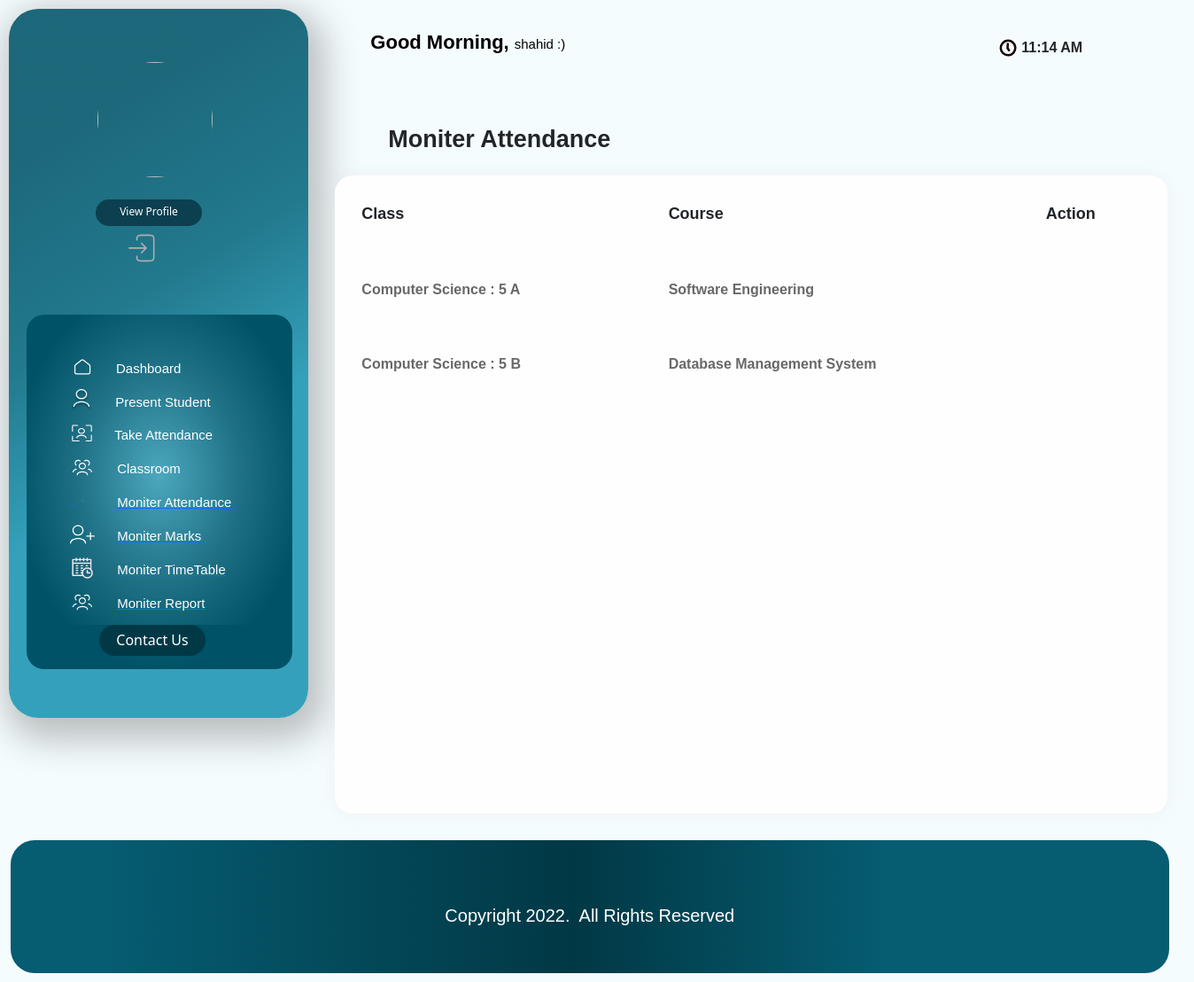
Page /teacher/CS03/41/Classes/ (signed in) on the earlier database version.
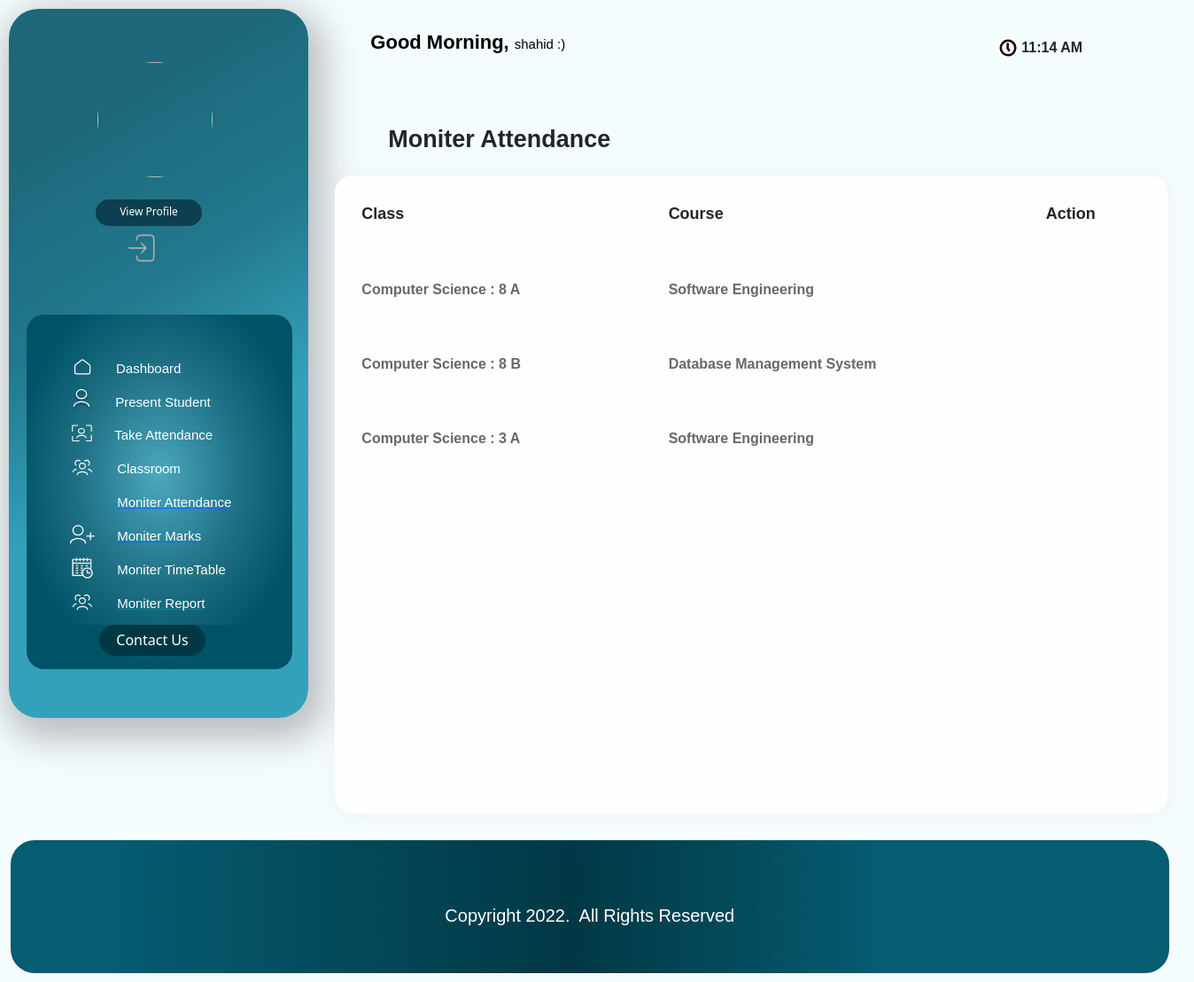
Same page on the later database version.
### info/models.py (models this page shows, shortened)
class User(AbstractUser):
    @property
    def is_student(self):
        if hasattr(self, 'student'):
            return True
        return False

class Assign(models.Model):
    class_id = models.ForeignKey(Class, on_delete=models.CASCADE)
    course = models.ForeignKey(Course, on_delete=models.CASCADE)
    teacher = models.ForeignKey(Teacher, on_delete=models.CASCADE)
    class Meta:
        unique_together = (('course', 'class_id', 'teacher'),)

class Class(models.Model):
    id = models.CharField(primary_key='True', max_length=100)
    dept = models.ForeignKey(Dept, on_delete=models.CASCADE)
    section = models.CharField(max_length=100)
    sem = models.IntegerField()
    class Meta:
        verbose_name_plural = 'classes'
    def __str__(self):
        d = Dept.objects.get(name=self.dept)
        return '%s : %d %s' % (d.name, self.sem, self.section)

class Dept(models.Model):
    id = models.CharField(primary_key='True', max_length=100)
    name = models.CharField(max_length=200)
    def __str__(self):
        return self.name

class Course(models.Model):
    dept = models.ForeignKey(Dept, on_delete=models.CASCADE)
    id = models.CharField(primary_key='True', max_length=50)
    name = models.CharField(max_length=50)
    shortname = models.CharField(max_length=50, default='X')
    def __str__(self):
        return self.name

### info/views.py (the view)
# urls.py: path('teacher/<slug:teacher_id>/<int:choice>/Classes/', views.t_clas, name='t_clas'),
@login_required
def t_clas(request, teacher_id, choice):
    teacher1 = get_object_or_404(Teacher, id=teacher_id)
    return render(request, 'info/t_clas.html', {'teacher1': teacher1, 'choice': choice,'date': g, 'time': current_time})

### info/templates/info/t_clas.html (shortened to what this page needs)
<!DOCTYPE html>
<html lang="en">
<head>
     <link href="https://cdn.jsdelivr.net/npm/bootstrap@5.2.0-beta1/dist/css/bootstrap.min.css" rel="stylesheet">
</head>
<body style="background-color: rgba(245, 252, 253, 0.94)">
  <div    >
    <div class="maiin">
        <div class="upcnt">
            <div class="uplftcnt">
                <div class="primg">
                  <img src="/ImagesAttendance/{{ user.teacher.image }}" alt="">
                </div>
                <div class="prdet">
                    <div class="btnttl">
                      <a style="text-decoration:none ;" href="/viewprofile"><div  class="vp"> View Profile</div></a>
                    </div>
                    <div class="lgout" style="margin-left: 135px; margin-top: 0px; "><a href="{% url 'logout'%}"><img style=" width: 30px; height:50px;" src="/ImagesAttendance/info/images/lgout.svg" alt=""> </a></div>
                </div>
                <div class="navico">
                <div class="upici">
                  <a href="/index" style="color:white;text-decoration:none;">
                    <div class="icco">
                    <div class="icim"><img style="width: 26px; height:26px; "  src="/ImagesAttendance/info/images/House_02.svg"> </div>
                    <div class="icttl"> Dashboard</div>
                    </div>
                  </a>
                  <a href="/present_student" style="color:white;text-decoration:none;">
                    <div class="icco">
                    <div class="icim">&nbsp;<img style="width: 26px; height:25px; margin-left: -5px;"  src="/ImagesAttendance/info/images/prstu.svg"> </div>
                    <div class="icttl">Present Student </div>
                    </div>
                  </a>
                  <a href="/TakeAttendance" style="color:white;text-decoration:none;">
                    <div class="icco">
                    <div class="icim">&nbsp;<img style="width: 23px; height:23px; margin-left: -3px; "  src="/ImagesAttendance/info/images/tkatn.svg"> </div>
                    <div class="icttl">Take Attendance </div>
                    </div>
                  </a>
                  <a href="/class_room" style="color:white;text-decoration:none;">
                    <div class="icco">
                    <div class="icim">&nbsp;<img style="width: 28px; height:28px; margin-left: -5px;"  src="/ImagesAttendance/info/images/clsrm.svg"> </div>
                    <div class="icttl">Classroom</div>
                    </div>
                  </a>
                  <a href="{% url 't_clas' request.user.teacher.id 1 %}">
                      <div class="icco">
                          <div class="icim">&nbsp;<img style="width: 28px; height:28px; margin-left: -5px;"  src="/ImagesAttendance/info/images/editico.svg"> </div>
                          <div class="icttl">Moniter Attendance</div>
                          </div>
                    </a>
                    <a href="{% url 't_clas' request.user.teacher.id 2 %}">
                      <div class="icco">
                          <div class="icim">&nbsp;<img style="width: 28px; height:28px; margin-left: -5px;"  src="/ImagesAttendance/info/images/adstu.svg"> </div>
                          <div class="icttl">Moniter Marks</div>
                          </div>
                    </a>
                    <a href="{% url 't_timetable' request.user.teacher.id %}">
                      <div class="icco">
                      <div class="icim">&nbsp;<img style="width: 28px; height:28px; margin-left: -5px;"  src="/ImagesAttendance/info/images/ttbl.png"> </div>
                      <div class="icttl">Moniter TimeTable</div>
                      </div>
                   </a>
                   <a href="{% url 't_clas' request.user.teacher.id 3 %}">
                      <div class="icco">
                      <div class="icim">&nbsp;<img style="width: 28px; height:28px; margin-left: -5px;"  src="/ImagesAttendance/info/images/clsrm.svg"> </div>
                      <div class="icttl">Moniter Report</div>
                      </div>
                  </a>
                 </div>
                 <div style=" margin-top: -20px; background-color: transparent   " class="dwic"  >
                  <a style="text-decoration:none  ; background-color: #005266;" href="/contactus"> <div style="background-color: #013845;" class="cntus"><span>Contact Us</span> </div></a>
                </div>
               </div>
            </div>
            <div class="upritcnt">
                <div class="tagg">
                    <div class="greet">Good Morning,<span>{{request.user}} :)</span> </div>
                    <div class="timee">
                        <div class="timeeimg"> <img style="width: 20px; height:20px" src="/ImagesAttendance/info/images/tico.svg"></img> </div>
                        <div class="tym"> {{time}}</div>
                    </div>
                </div>
                <div class="Attendance">
                    <div class="titl">
                      <div>Moniter Attendance</div>
                    </div>
                    <div style="height: 90vh;" class="prescont">
                <table id="studnt" >
                    <thead >
                      <tr  >
                          <th style="font-size: 18px;" >Class</th>
                          <th style="font-size: 18px;">Course</th>
                          <th style="font-size: 18px;">Action</th>
                      </tr>
                    </thead>
                    {% for ass in teacher1.assign_set.all %}
                    <tbody>
                    <tr >
                        <td style="color: #686868;" ><b>{{ ass.class_id }}</b></td>
                        <td style="color: #686868;"><b>{{ ass.course }}</b></td>
                        <td>
                        </td>
                    </tr>
                            {% endfor %}
                  </tbody>
                </table>
              </div>
            </div>
        </div>
    </div>
    <div  class="dwncnt">
    <div class="cpr">Copyright 2022.&nbsp; All Rights Reserved</div>
    </div>
</div>
</div>
</body>
</html>

### info/templates/info/t_clas.html (style rules this page uses)
.maiin { display: flex; flex-direction: column; }
.upcnt { display: flex; }
.uplftcnt { height: 800px; width: 338.33px; margin: 10px; background: linear-gradient(328.91deg, rgba(0, 136, 168, 0.79) 38.23%, rgba(14, 108, 130, 0.912112) 59.45%, rgba(19, 97, 116, 0.958605) 83.69%); box-shadow: 7px 13px 42px 11px rgba(0, 0, 0, 0.25); border-radius: 33px; display: flex; flex-direction: column; }
.greet { font-family: 'Hammersmith One', sans-serif; font-weight: 600; font-size: 22px; line-height: 35px; text-align: center; margin-left: 60px; color: #000000; }
.greet span { font-size: 15px; margin-left: 6px; font-weight: 400; }
.tagg { display: flex; gap: 490px; margin-top: 30px; }
.timee { display: flex; gap: 5px; margin-top: 10px; margin-right: 8px; }
.tym { font-family: 'DM Sans', sans-serif; font-weight: 600; margin-top: 2px; }
.primg { border-radius: 100px; width: 130px; height: 130px; margin-top: 60px; margin-left: 100px; display: flex; justify-content: center; align-items: center; }
.primg img { border-radius: 100px; width: 130px; height: 130px; }
.navico { margin-left: 20px; margin-right: 20px; margin-top: 50px; height: 400px; width: 300px; background: radial-gradient(54.74% 54.74% at 49.91% 45.32%, #4BA8BE 0%, #207185 55.32%, #005266 100%); border-radius: 20px; }
.btnttl { height: 30px; width: 120px; border-radius: 20px; background-color: #0C3F4F; display: flex; justify-content: center; margin-top: 7px; font-size: 12px; margin-left: 98px; }
.vp { margin-top: 5px; color: #FFFFFF; }
.upici { margin-top: 45px; }
.icco { display: flex; gap: 25px; margin-top: 10px; }
.icim { margin-left: 50px; color: #FFFFFF; }
.icttl { color: #FFFFFF; font-family: 'DM Sans', sans-serif; font-size: 15px; margin-top: 5px; }
.dwic { width: 270px; height: 100px; border-radius: 20px; margin-left: 12px; }
.dwic { background: #071E23; display: flex; flex-direction: column; gap: 10px; justify-items: center; justify-content: center ; margin-top: 50px; }
.ttlh ,.cntus { margin-left: 70px; }
.cntus { color: white; background-color: #116782; width: 120px; display: flex; justify-content: center; height: 35px; border-radius: 100px; }
.cntus span { margin-top: 5px; }
.dwncnt { width: 97vw; height: 150px; background: linear-gradient(90deg, #065C71 8.33%, #013845 48.52%, #065C71 75.37%); border-radius: 27px; margin-left: 12px; margin-bottom: 10px; margin-top: 10px; display: flex; justify-content: space-around; }
.cpr { margin-top: 70px; color: #FFFFFF; font-family: 'DM Sans', sans-serif; font-size: 20px; }
.titl { font-family: 'DM Sans', sans-serif; font-size: 27px; font-weight: 700; margin-top: 70px; margin-left: 80px; margin-bottom: 10px; }
.icco { display: inline-block; display: flex; vertical-align: middle; -webkit-transform: perspective(1px) translateZ(0); transform: perspective(1px) translateZ(0); box-shadow: 0 0 1px rgba(0, 0, 0, 0); -webkit-transition-duration: 0.3s; transition-duration: 0.3s; }
.icco .icim { -webkit-transform: translateZ(0); transform: translateZ(0); -webkit-transition-duration: 0.3s; transition-duration: 0.3s; -webkit-transition-property: transform; transition-property: transform; -webkit-transition-timing-function: ease-out; transition-timing-function: ease-out; }
.titl { display: flex; }
::placeholder { color: rgb(189, 189, 189); }
.prescont { background-color: rgb(255, 254, 254); border-radius: 20px; width: 940px; height: 70vh; margin: 20px; display: flex; flex-direction: column; overflow-y: scroll; box-shadow: 0px 0px 17px 2px rgba(218, 218, 218, 0.212); }
#studnt { font-family: Arial, Helvetica, sans-serif; padding: 20px; width: 100%; }
#studnt th { padding: 30px; }
#studnt tr { padding: 30px; }
#studnt td { height: 70px; padding: 30px; }

Differences in the rows shown:
changed through a linked row, Assign: class_id "Computer Science : 5 A" → "Computer Science : 8 A"
changed through a linked row, Assign "Database Management System": class_id "Computer Science : 5 B" → "Computer Science : 8 B"
added Assign: class_id "Computer Science : 3 A", course "Software Engineering"
